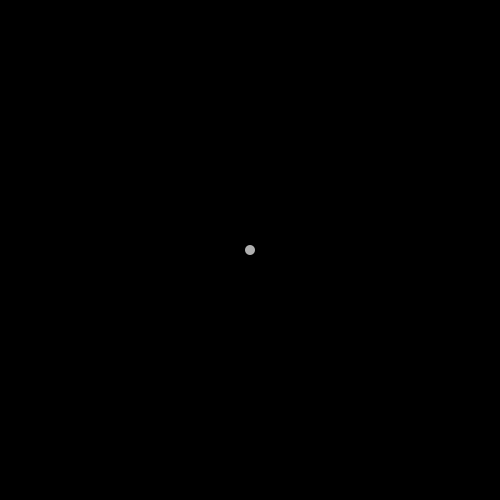
Frame 1 (no input)
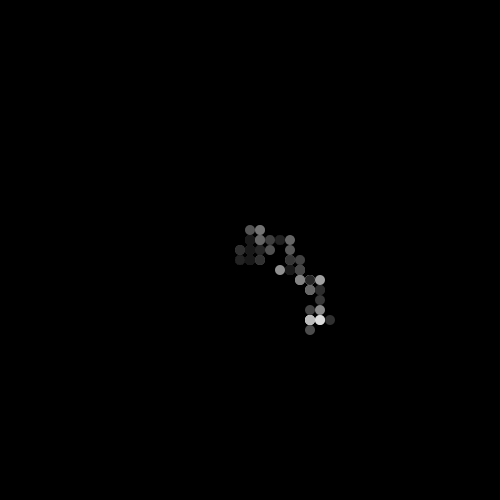
Frame 60 (the mouse pressed at the canvas centre just before this capture)
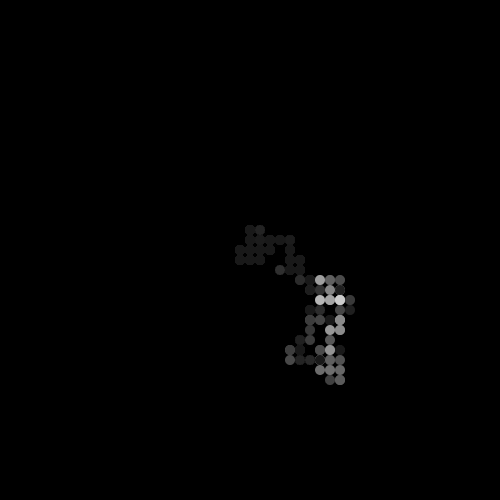
Frame 120 (the mouse held since frame 60 and released just before this capture)

The Processing sketch that drew these frames (run headless with seeded random() and noise(); from frame 60 on, the mouse is pressed at the canvas centre):

// Processing sketch: sketch_04
// ── sketch_04.pde
int x = 250;
int y = 250;
int paso = 10;

void setup() {
  size(500, 500);
  background(0);
  noStroke();
  fill(255);
}

void draw() {
  //background(0);
  fill(0, 5);
  rect(0, 0, width, height);
  
  // dibujo
  fill(random(30, 255));
  ellipse(x, y, 10, 10);

  // elegimos hacia donde camina
  int choice = int( random(4) );
  switch(choice) {
  case 0:
    x = x + paso;
    break;
  case 1:
    x = x - paso;
    break;
  case 2:
    y = y + paso;
    break;
  case 3:
    y = y - paso;
    break;
  }
  
  // toroide
  if( x > width) x = 0;
  if( x < 0 ) x = width;
  if( y < 0 ) y = height;
  if( y > height ) y = 0;
}
